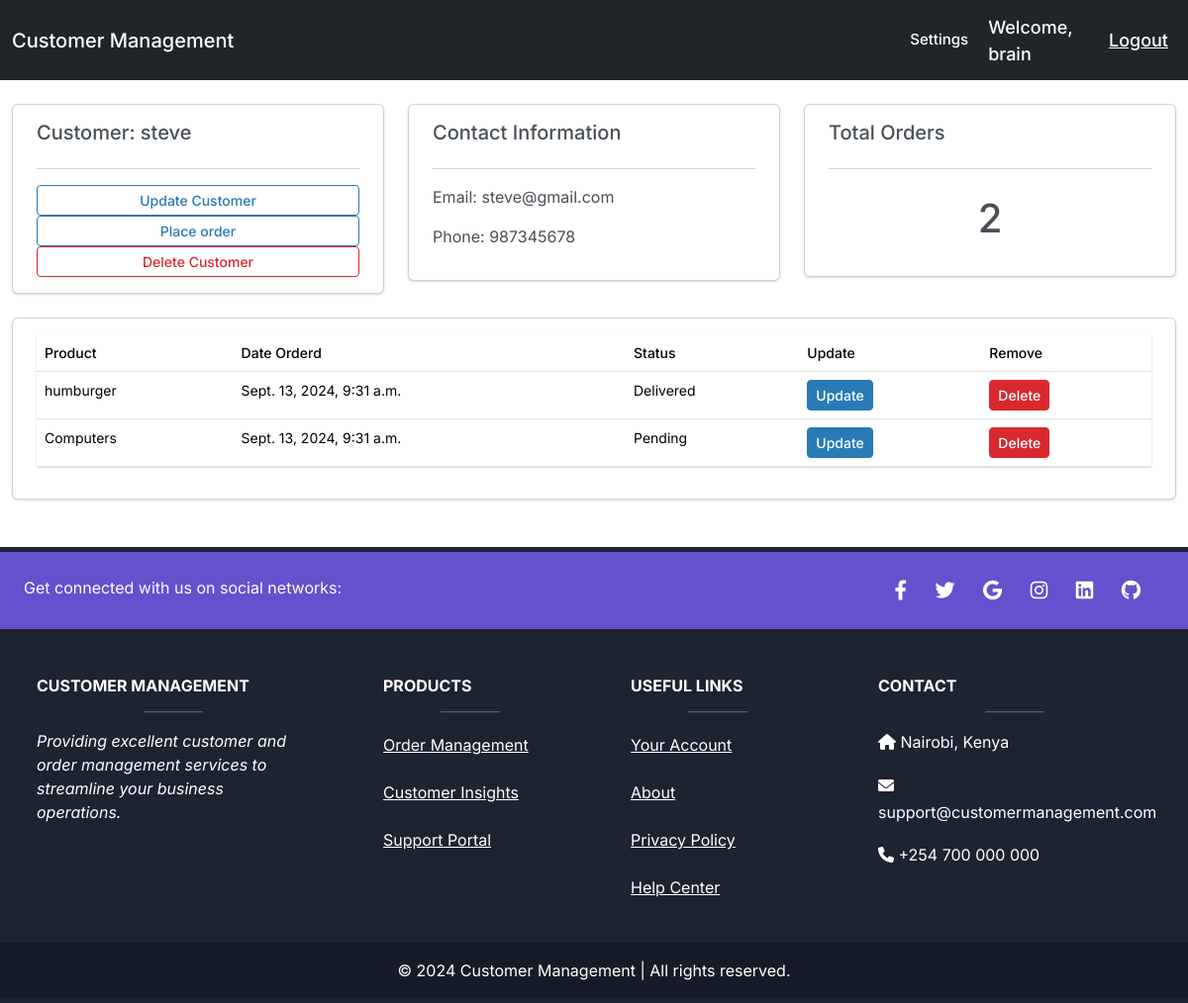
The app's page /customer/16/ (signed in) with its own data.
### accounts/models.py (models this page shows, shortened)
class Customer(models.Model):
	user = models.OneToOneField(User, null=True, blank=True, on_delete=models.CASCADE)
	name = models.CharField(max_length=200, null=True)
	phone = models.CharField(max_length=20, null=True)
	email = models.CharField(max_length=200, null=True)
	profile_pic = models.ImageField(default="download1.png", null=True, blank=True)
	date_created = models.DateTimeField(auto_now_add=True, null=True, blank=True)
	def __str__(self):
		return self.name

class Order(models.Model):
	STATUS = (
			('Pending', 'Pending'),
			('Out for delivery', 'Out for delivery'),
			('Delivered', 'Delivered'),
			)
	customer = models.ForeignKey(Customer, on_delete= models.SET_NULL, null=True)
	product = models.ForeignKey(Product, on_delete= models.SET_NULL, null=True)
	date_created = models.DateTimeField(auto_now_add=True, null=True, blank=True)
	status = models.CharField(max_length=200, null=True, choices=STATUS)

class Product(models.Model):
	CATEGORY = (
			('Indoor', 'Indoor'),
			('Out Door', 'Out Door'),
			)
	name = models.CharField(max_length=200, null=True)
	price = models.DecimalField(max_digits=10, decimal_places=2, null=True)
	category = models.CharField(max_length=200, null=True, choices=CATEGORY)
	description = models.TextField(null=True)
	release_date = models.DateField(null=True)
	manufacturer = models.ForeignKey(Manufacturer, on_delete=models.CASCADE, null=True)
	date_created = models.DateTimeField(auto_now_add=True, null=True, blank=True)
	tags = models.ManyToManyField(Tag)
	def __str__(self):
		return self.name

### accounts/decorators.py (the view)
        def wrapper_func(request, *args, **kwargs):
            group = None
            if request.user.groups.exists():
                group = request.user.groups.all()[0].name
            if group in allowed_roles:
                return view_func(request, *args, **kwargs)
            else:
                context = {
                    'message': 'You do not have the necessary permissions to access this page. Please contact an administrator if you believe this is a mistake.'
                }
                return render(request, 'accounts/permission_denied.html', context)

### accounts/views.py (called while the page is built)
@login_required(login_url='login')
@allowed_users(allowed_roles=['Admin', 'customer'])
def customer(request, pk):
    customer = Customer.objects.get(id=pk)
    orders = customer.order_set.all()
    total_orders = orders.count()
    orderFilter = OrderFilter(request.GET, queryset=orders)
    orders = orderFilter.qs
    context = {
        'customer':customer, 'orders':orders, 'total_orders':total_orders,
        'filter':orderFilter
    }
    return render(request, 'accounts/customer.html', context)

### accounts/templates/accounts/customer.html
{% extends 'accounts/base_generic.html' %}
{% block content %}
{% load widget_tweaks %}
<br />
<div class="row">
  <div class="col-md">
    <div class="card card-body">
      <h5>Customer: {{ customer.name }}</h5>
      <hr />
      <a class="btn btn-outline-info btn-sm btn-block" href="{% url 'update_customer' customer.id %}">Update Customer</a>
      <a class="btn btn-outline-info btn-sm btn-block" href="{% url 'create_order' customer.id %}">Place order</a>
	    <a class="btn btn-outline-danger btn-sm btn-block" href="{% url 'delete_customer' customer.id %}">Delete Customer</a>
    </div>
  </div>
  <div class="col-md">
    <div class="card card-body">
      <h5>Contact Information</h5>
      <hr />
      <p>Email: {{ customer.email }}</p>
      <p>Phone: {{ customer.phone }}</p>
    </div>
  </div>
  <div class="col-md">
    <div class="card card-body">
      <h5>Total Orders</h5>
      <hr />
      <h1 style="text-align: center; padding: 10px">{{ total_orders }}</h1>
    </div>
  </div>
</div>
<br />
<div class="row">
  <div class="col-md">
    <div class="card card-body">
      <table class="table table-sm">
        <tr>
          <th>Product</th>
          <th>Date Orderd</th>
          <th>Status</th>
          <th>Update</th>
          <th>Remove</th>
        </tr>
        {% for order in orders %}
          <tr>
            <td>{{ order.product }}</td>
            <td>{{ order.date_created }}</td>
            <td>{{ order.status }}</td>
            <td><a class="btn btn-sm btn-info" href="{% url 'update_order' order.id %}">Update</a></td>
            <td><a class="btn btn-sm btn-danger" href="{% url 'delete_order' order.id %}">Delete</a></td>
          </tr>
        {% endfor %}
      </table>
    </div>
  </div>
</div>
{% endblock %}

### accounts/templates/accounts/navbar.html (shortened to what this page needs)
{% load static %}
<nav class="navbar navbar-expand-lg bg-dark" data-bs-theme="dark">
    <div class="container-fluid">
      <a class="navbar-brand" href="{% url "home" %}">Customer Management</a>
    </div>
    {% if not request.user.is_staff %}
      <span class="account"><a class="nav-link text-white navbar-settings" href="{% url "account" %}">Settings</a></span>
    {% endif %}
  <span class="hello-msg">Welcome, {{ request.user.customer }}</span>
  <span><a class="hello-msg" href="{% url "logout" %}">Logout</a></span>
  </nav>

### accounts/templates/accounts/navbar.html (style rules this page uses)
.hello-msg { font-size: 18px; color: #fff; margin-right: 20px; }
.account { margin-right: 20px; font-size: 15px; }

### accounts/templates/accounts/footer.html (style rules this page uses)
html, body { height: 100%; margin: 0; padding: 0; }
body { display: flex; flex-direction: column; min-height: 100vh; }

### records on screen
Customer: name "steve", email "steve@gmail.com", phone "987345678"
Order: product "humburger", date_created "Sept. 13, 2024, 9:31 a.m.", status "Delivered"
Order: product "Computers", date_created "Sept. 13, 2024, 9:31 a.m.", status "Pending"

### other values on screen
{{ request.user.customer }} "brain"
{{ total_orders }} "2"
